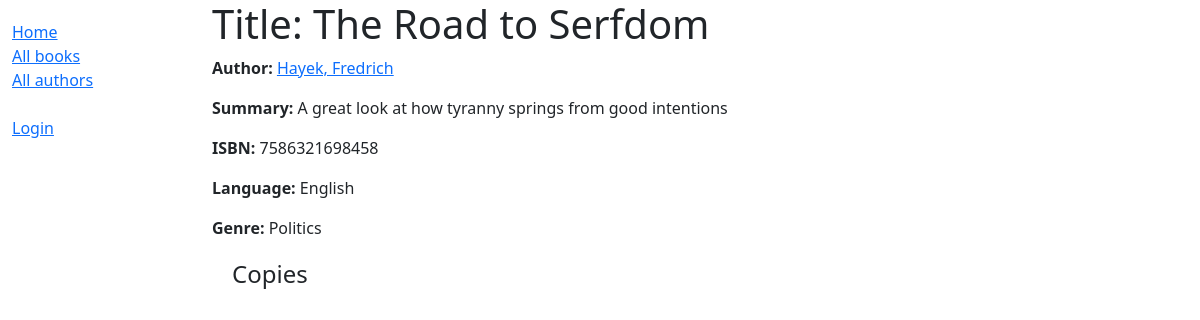
/catalog/book/2, run on an earlier commit of the app's database.
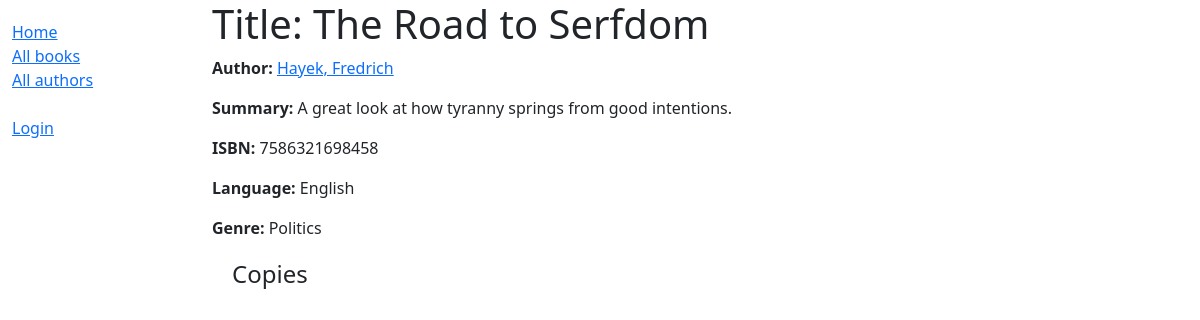
And on a later commit of the database.
### catalog/models.py (models this page shows, shortened)
class Book(models.Model):
    title = models.CharField(max_length=200)
    author = models.ForeignKey(Author, on_delete=models.RESTRICT, null=True)
    summary = models.TextField(
        max_length=1000, help_text="Enter a brief description of the book")
    isbn = models.CharField('ISBN', max_length=13,
                            unique=True,
                            help_text='13 Character <a href="https://www.isbn-international.org/content/what-isbn'
                                    '">ISBN number</a>')
    genre = models.ManyToManyField(Genre, help_text="Select a genre for this book")
    language = models.ForeignKey(Language, on_delete=models.SET_NULL, null=True)
    def display_genre(self):
        """Create a string for the Genre. This is required to display genre in Admin."""
        return ', '.join(genre.name for genre in self.genre.all()[:3])
    display_genre.short_description = 'Genre'

class Author(models.Model):
    first_name = models.CharField(max_length=100)
    last_name = models.CharField(max_length=100)
    date_of_birth = models.DateField(null=True, blank=True)
    date_of_death = models.DateField('died', null=True, blank=True)
    class Meta:
        ordering = ['last_name', 'first_name']
    def get_absolute_url(self):
        return reverse('author-detail', args=[str(self.id)])
    def __str__(self):
        return f'{self.last_name}, {self.first_name}'

class Language(models.Model):
    name = models.CharField(max_length=200,
                            unique=True,
                            help_text="Enter the book's natural language (e.g. English, French, Japanese etc.)")
    def __str__(self):
        return self.name

class Genre(models.Model):
    name = models.CharField(
        max_length=200,
        unique=True,
        help_text="Enter a book genre (e.g. Science Fiction, French Poetry etc.)"
    )
    def __str__(self):
        return self.name

### catalog/views.py (the view)
# urls.py: path('book/<int:pk>', views.BookDetailView.as_view(), name='book-detail'),
class BookDetailView(generic.DetailView):
    model = Book

### catalog/templates/catalog/book_detail.html (shortened to what this page needs)
{% extends "base_generic.html" %}
{% block content %}
  <h1>Title: {{ book.title }}</h1>
  <p><strong>Author:</strong> <a href="{{ book.author.get_absolute_url }}">{{ book.author }}</a></p>
  <p><strong>Summary:</strong> {{ book.summary }}</p>
  <p><strong>ISBN:</strong> {{ book.isbn }}</p>
  <p><strong>Language:</strong> {{ book.language }}</p>
  <p><strong>Genre:</strong> {{ book.genre.all|join:", " }}</p>
  <div style="margin-left:20px;margin-top:20px">
    <h4>Copies</h4>
  </div>
{% endblock %}
{% block sidebar %}
{{ block.super }}
 {% endblock %}

What changed in the data, as far as the page shows it:
changed Book "Hayek, Fredrich": summary "A great look at how tyranny springs from good intentions" → "A great look at how tyranny springs from good intentions."
